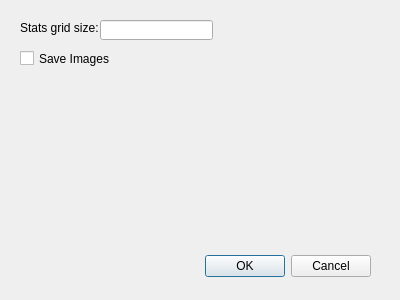
<?xml version="1.0" encoding="UTF-8"?>
<ui version="4.0">
 <class>RegressionWidget</class>
 <widget class="QDialog" name="RegressionWidget">
  <property name="geometry">
   <rect>
    <x>0</x>
    <y>0</y>
    <width>400</width>
    <height>300</height>
   </rect>
  </property>
  <property name="windowTitle">
   <string>RegressionWidget</string>
  </property>
  <widget class="QWidget" name="layoutWidget">
   <property name="geometry">
    <rect>
     <x>20</x>
     <y>250</y>
     <width>351</width>
     <height>33</height>
    </rect>
   </property>
   <layout class="QHBoxLayout">
    <property name="spacing">
     <number>6</number>
    </property>
    <property name="leftMargin">
     <number>0</number>
    </property>
    <property name="topMargin">
     <number>0</number>
    </property>
    <property name="rightMargin">
     <number>0</number>
    </property>
    <property name="bottomMargin">
     <number>0</number>
    </property>
    <item>
     <spacer>
      <property name="orientation">
       <enum>Qt::Horizontal</enum>
      </property>
      <property name="sizeHint" stdset="0">
       <size>
        <width>131</width>
        <height>31</height>
       </size>
      </property>
     </spacer>
    </item>
    <item>
     <widget class="QPushButton" name="okButton">
      <property name="text">
       <string>OK</string>
      </property>
     </widget>
    </item>
    <item>
     <widget class="QPushButton" name="cancelButton">
      <property name="text">
       <string>Cancel</string>
      </property>
     </widget>
    </item>
   </layout>
  </widget>
  <widget class="QLabel" name="label">
   <property name="geometry">
    <rect>
     <x>20</x>
     <y>20</y>
     <width>81</width>
     <height>16</height>
    </rect>
   </property>
   <property name="text">
    <string>Stats grid size:</string>
   </property>
  </widget>
  <widget class="QLineEdit" name="lineEditStatsGridSize">
   <property name="geometry">
    <rect>
     <x>100</x>
     <y>20</y>
     <width>113</width>
     <height>20</height>
    </rect>
   </property>
  </widget>
  <widget class="QCheckBox" name="checkBoxSaveImages">
   <property name="geometry">
    <rect>
     <x>20</x>
     <y>50</y>
     <width>141</width>
     <height>17</height>
    </rect>
   </property>
   <property name="text">
    <string>Save Images</string>
   </property>
  </widget>
 </widget>
 <resources/>
 <connections/>
</ui>
